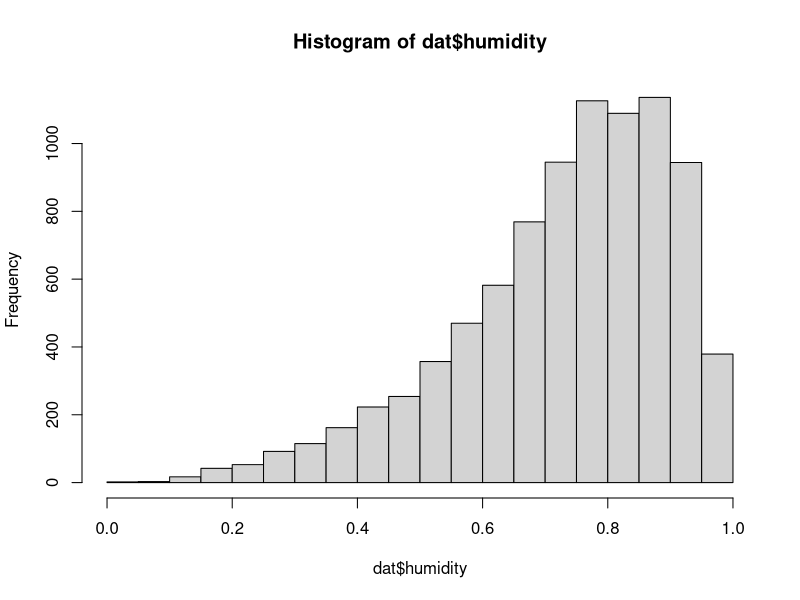
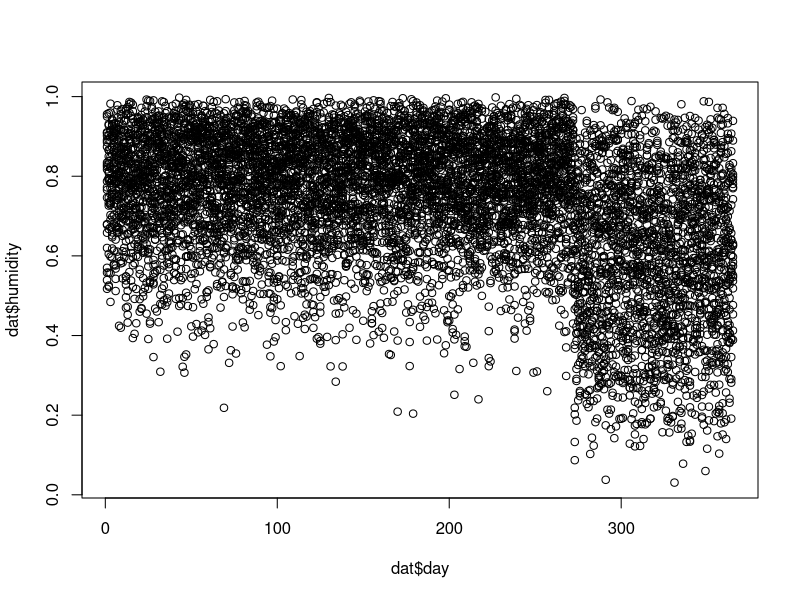
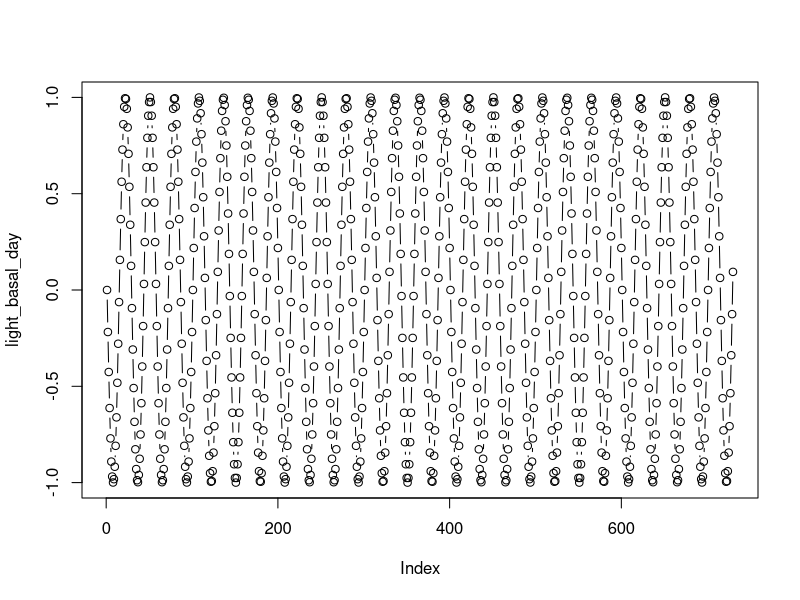
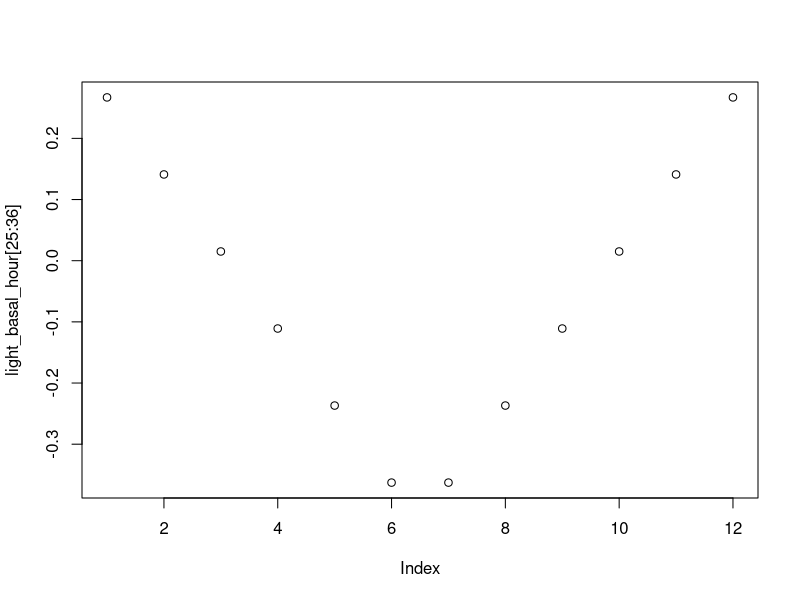
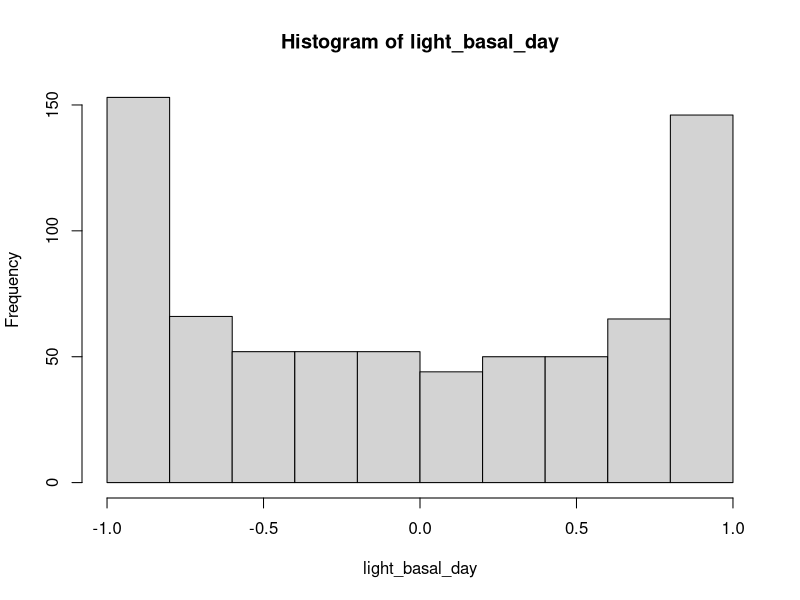
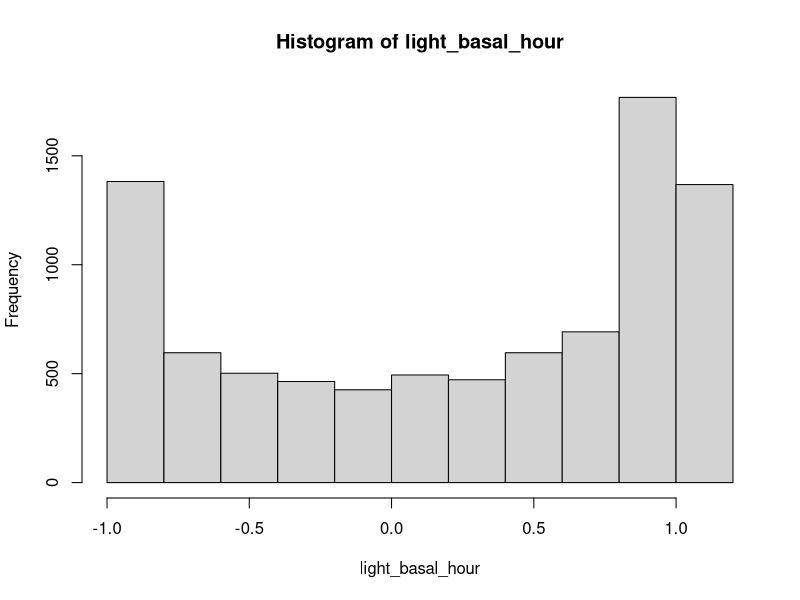
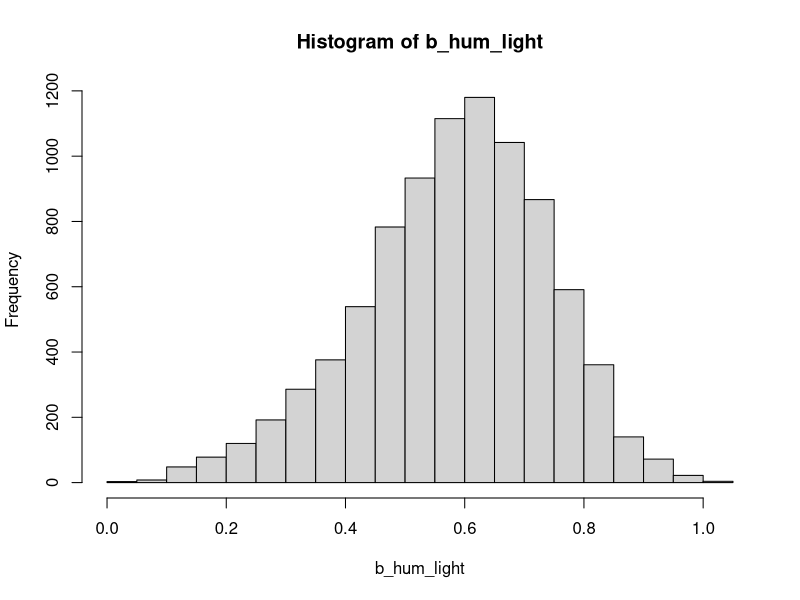
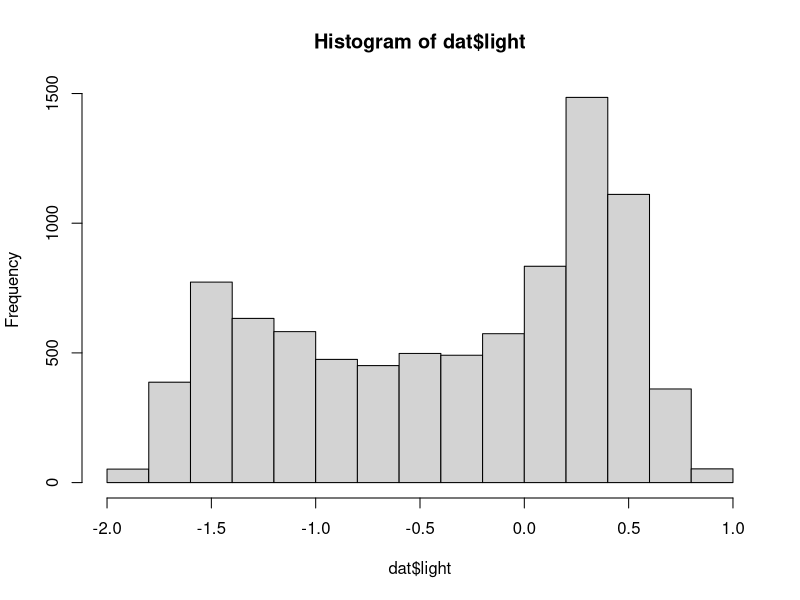

These charts were generated, in order, by the following R code:
## ---- chunk 1
# Hay dos anios de muestreo
year <- seq(1:2)
# El muestreo es por 365 dias al anio
day <- seq(1:365)

# Las horas de muestreo van 5 pm a 5 am. Son 12 h en total. Vamos a recodificar las horas de h = 1 (5 pm) a h = 12 (5 am).
hour <- seq(1:12)

# Ahora juntemos esto
dat <- expand.grid(hour= hour, day = day, year = year)

# Cuantas observaciones tenemos?
N <- nrow(dat)
## ---- chunk 2
# La mayor parte del tiempo la humedad es biel alta
b <- 3
# El efecto promedio de la epoca lluviosa es aumentar la humedad 
b_wet <-4 

# El primero de octubre es el dia 273
s_dry <- 273

for (i in 1:N){
  # si estamos en epoca humeda dejamos la humedad como esta
  if(dat$day[i] < s_dry) {
    dat$humidity[i] <-rbeta(n = 1, shape1 = (b+b_wet), shape2 = 2)
  } else {
    # si estamos en epoca seca, reducimos la humedad
    dat$humidity[i] <- rbeta(n = 1, shape1 = b, shape2 = 2)
  }
}


#por ahora la humedad se mantiene toda la noche fluctuando solo de manera estocastica.
hist(dat$humidity)
plot(dat$humidity ~ dat$day)
## ---- chunk 3
# usemos una funcion sinoidal para esto
light_basal_day <- sin(seq(1, 52.05, 0.07) * pi)

# si fuera perfecto se veria algo asi
plot(light_basal_day, type="b")

# la luz ademas se reduce de  5 pm a 11 pm y luego se aclara de 11 pm a 5 am
light_basal_hour <- c() 

m = 1
for (i in 1:length(light_basal_day)){
  for (j in 1:max(hour)){
    light_basal_hour[m] <- -light_basal_day[i]^2 * abs(hour[j]-median(hour))/median(hour) + light_basal_day[i] + abs(hour[j]-median(hour))/median(hour)
    m = m +1
  }
}
  
plot(light_basal_hour[25:36])
hist(light_basal_day)
hist(light_basal_hour)

# cuando la humedad es alta hay nubes y se reduce la luz.
# el efecto de la luz es de 0.8 mas algo de error

b_hum_light <- dat$humidity * rnorm(n = N, mean = 0.8, sd = 0.1)
hist(b_hum_light)
  
for (i in 1:N){
  dat$light[i] <- light_basal_hour[i] - b_hum_light[i]
}

hist(dat$light)

# sanity check
plot(dat$light ~ dat$day)

# luz a las 7 pm a lo largo del anio 1 
dat_7 <- dat[which(dat$hour == 2 & dat$year == 1),]

plot(dat_7$light ~ dat_7$day, type="b")
## ---- chunk 4
# llueve el 15% del tiempo
length(which(dat$humidity > 0.90))/N

# si llueve llueve en promedio 4 mm en epoca lluviosa y 2 mm en epoca seca 
for (i in 1:N) {
  if (dat$humidity[i] < 0.9) {
    dat$precip[i] <- 0
  }
  else {
    if (dat$day[i] < s_dry) {
      dat$precip[i] <- rnorm(n = 1, mean = 4, sd =  2)
    }  else {
      dat$precip[i] <- rnorm(n = 1, mean = 2, sd =  2)
    }
  }
}

plot(dat$precip ~ dat$day)
## ---- chunk 5
temp_basal <- rnorm(n = N, mean = 25, sd = 2)

for (i in 1:N){
  if(dat$precip[i] == 0) {
    dat$temp[i] <- temp_basal[i] - dat$hour[i]/max(hour)*3
  } else {
    dat$temp[i] <- temp_basal[i] - dat$hour[i]/max(hour)*3 - 2 
  }
}

hist(dat$temp)
## ---- chunk 6

for (i in 1:N) {
  if (dat$day[i] == 1) {
    dat$canto[i] <- 0
  }
  else {
    if (sum(dat$precip[which(dat$day == (dat$day[i] - 1) &
                             dat$year == dat$year[i])]) > 0) {
      lambda <- 10 + dat$humidity[i] + dat$light[i]*0.1 - dat$temp[i] * 0.05
      dat$canto[i] <- rpois(n = 1, lambda = lambda)
    } else {
      dat$canto[i] <- 0
    }
  }
}

plot(dat$canto ~ dat$day)

## ---- chunk 7
m1 <- glm(canto ~ humidity + precip + temp + light + hour, family = "poisson", data = dat)

summary(m1)
## ---- chunk 8
for(i in 1:N){
  dat$precip_lag1[i] <- sum(dat$precip[which(dat$day == (dat$day[i] - 1) &
                             dat$year == dat$year[i])])
 }

m2 <- glm(canto ~ humidity + precip + temp + light + precip_lag1 + hour, family = "poisson", data = dat)

summary(m2)
## ---- chunk 9
require(lme4)

m3 <- glmer(canto ~ humidity + precip + temp + light + precip_lag1 + (1|day), family = "poisson", data = dat)

summary(m3)
## ---- chunk 10
for (i in 1:N){
  if(dat$day[i] < 273){dat$season[i] <- "W"} else {dat$season[i] <- "D"}}


m4 <- glm(canto ~ humidity + precip + temp + light + precip_lag1 + season, family = "poisson", data = dat)

summary(m4)
